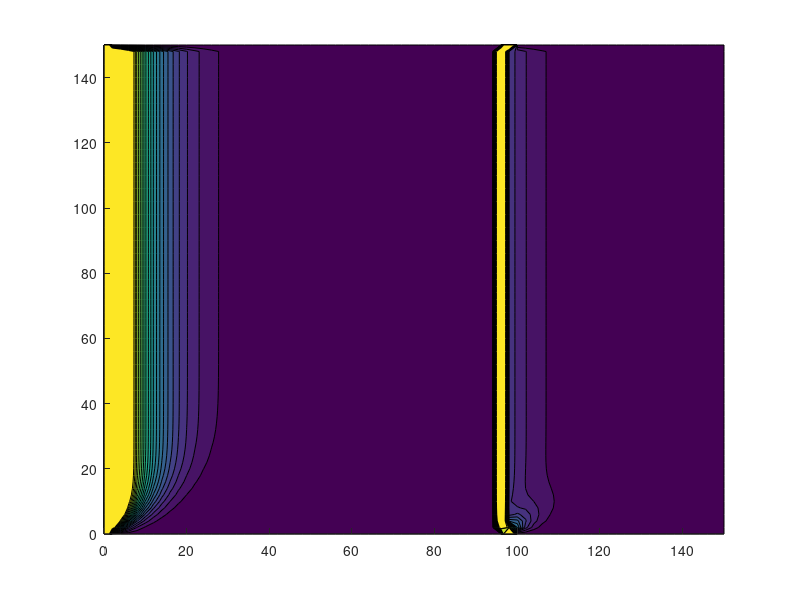

Here is the MATLAB script that generated this plot: (Note: this script raises an error after producing the figure.)

clear all;
clc;
close all;

mkdir('diffusionfig1');
fig = figure('Color',[0.5 0.5 0.5]);

xmin = 0;
xmax = 150;
ymin = xmin;
ymax = xmax;

h= 2;
Nx = 1 + round((xmax-xmin)/h);
Ny = 1 + round((ymax-ymin)/h);

dt = 0.3;   %time step
D= 5.7;       %diffusion coefficient

O2 = zeros(Nx,Ny);
% O2(11,18) = 15;   %source of O2
% O2(18,13) = 15;

for iter =1:250
%     O2(18,18) = 15;
%     O2(11,13) = 15;

    O2(:,1) = 5.7;
    O2(:,50) = 5.7;

    for i=2:Nx-1
        for j=2:Ny-1
            O2(i,j) = O2(i,j) + ((D*dt)/(h*h))*...
                (O2(i-1,j)+O2(i+1,j)+O2(i,j-1)+O2(i,j+1)- 4*O2(i,j));
        end
    end
    
    contourf(xmin:h:xmax, ymin:h:ymax, O2,[0:0.1:2], 'edgecolor', 'none');
    axis equal;
    colormap(hsv)
    colorbar;
    pause(0.01);
    
    

    %fileName=['diffusionfig1/fig_',num2str(iter)];
    %saveas (fig, fileName, 'jpg');
end %end of loop for 1:100




v = VideoWriter('newfile.mj2','Motion JPEG 2000');
    v.CompressionRatio = 3;